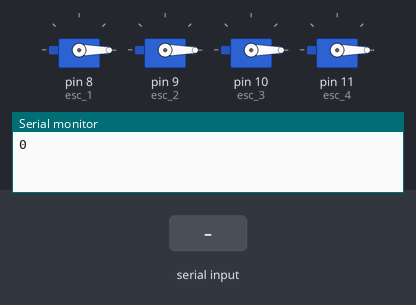
Simulated run of this sketch. Board: Arduino Uno, built with avr-gcc and run on an emulated ATmega328P. Shown: 4 × servo, the last lines printed to the serial monitor. The test bench sets the inputs (shaded band).

Above: at 1.2 s.
1.3 s: "90,45\n" received over Serial
At 2.7 s:
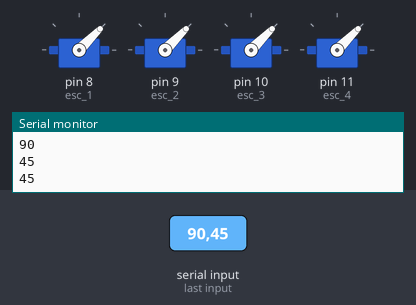
3.0 s: "30,150\n" received over Serial
At 3.9 s:
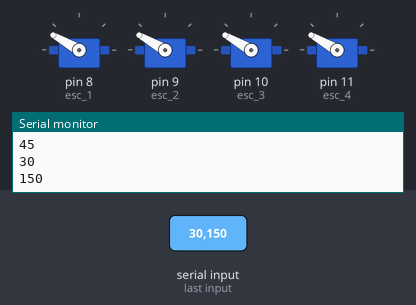
4.7 s: "200\n" received over Serial
At 5.2 s:
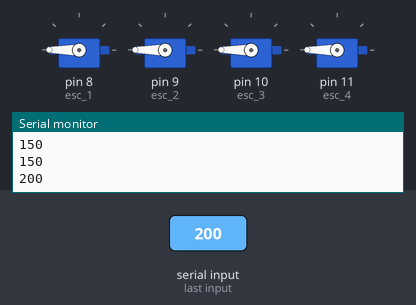
6.3 s: "90\n" received over Serial
At 7.5 s:
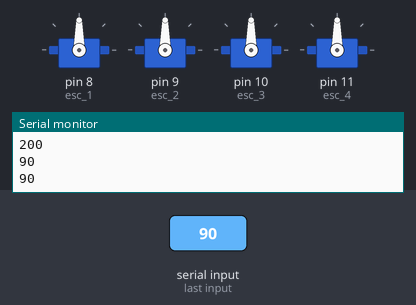
Timing chart, 0 to 8.9 s (numbered marks = the images above; inputs shaded):
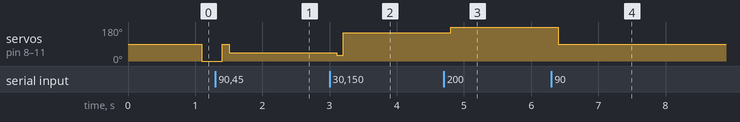

Measured:
- after the input at 1.3 s, servo on pin 8 (esc_1), servo on pin 9 (esc_2), servo on pin 10 (esc_3), servo on pin 11 (esc_4): 0° → 90° after 0.10 s, → 45° 0.10 s later
- after the input at 3.0 s, servo on pin 8 (esc_1), servo on pin 9 (esc_2), servo on pin 10 (esc_3), servo on pin 11 (esc_4): 45° → 30° after 0.10 s, → 150° 0.10 s later
- after the input at 4.7 s, servo on pin 8 (esc_1), servo on pin 9 (esc_2), servo on pin 10 (esc_3), servo on pin 11 (esc_4): 150° → 180° after 0.10 s
- after the input at 6.3 s, servo on pin 8 (esc_1), servo on pin 9 (esc_2), servo on pin 10 (esc_3), servo on pin 11 (esc_4): 180° → 90° after 0.10 s

The sketch:

4_motor_test.ino
```cpp
#define esc_1 8
#define esc_2 9
#define esc_3 10
#define esc_4 11

#include <Servo.h>

Servo esc1;
Servo esc2;
Servo esc3;
Servo esc4;

int throttlePin = 0;
int throttle = 0;

void setup()
{
  Serial.begin(9600);
  esc1.attach(esc_1);
  esc2.attach(esc_2);
  esc3.attach(esc_3);
  esc4.attach(esc_4);
}

void loop()
{
  int tmp = Serial.parseInt();
  if (tmp != 0) throttle = tmp;
  Serial.println(throttle);
  delay(100);
//  throttle = map(throttle, 0, 1023, 0, 179);
  esc1.write(throttle);
  esc2.write(throttle);
  esc3.write(throttle);
  esc4.write(throttle);
}
```
